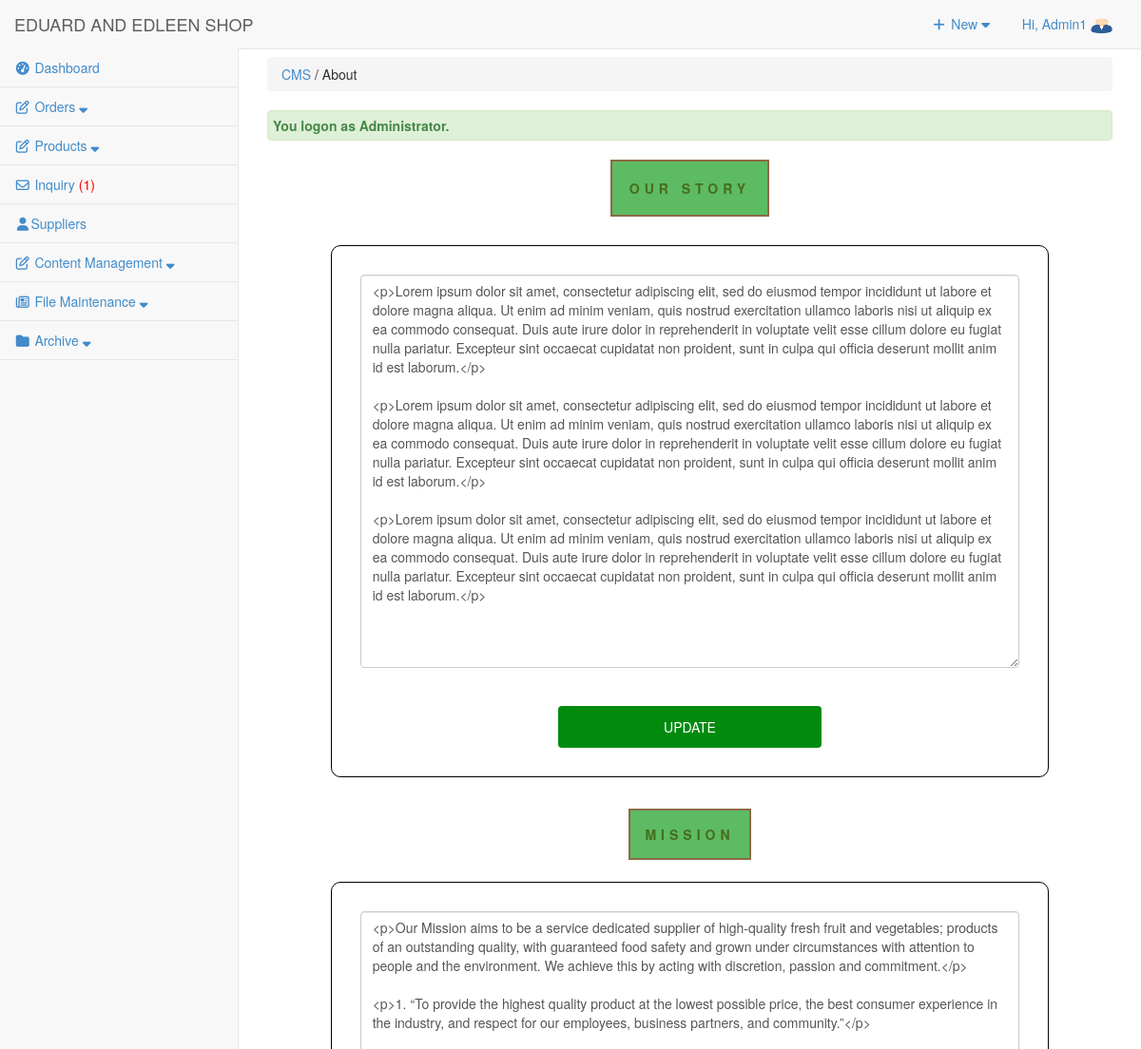
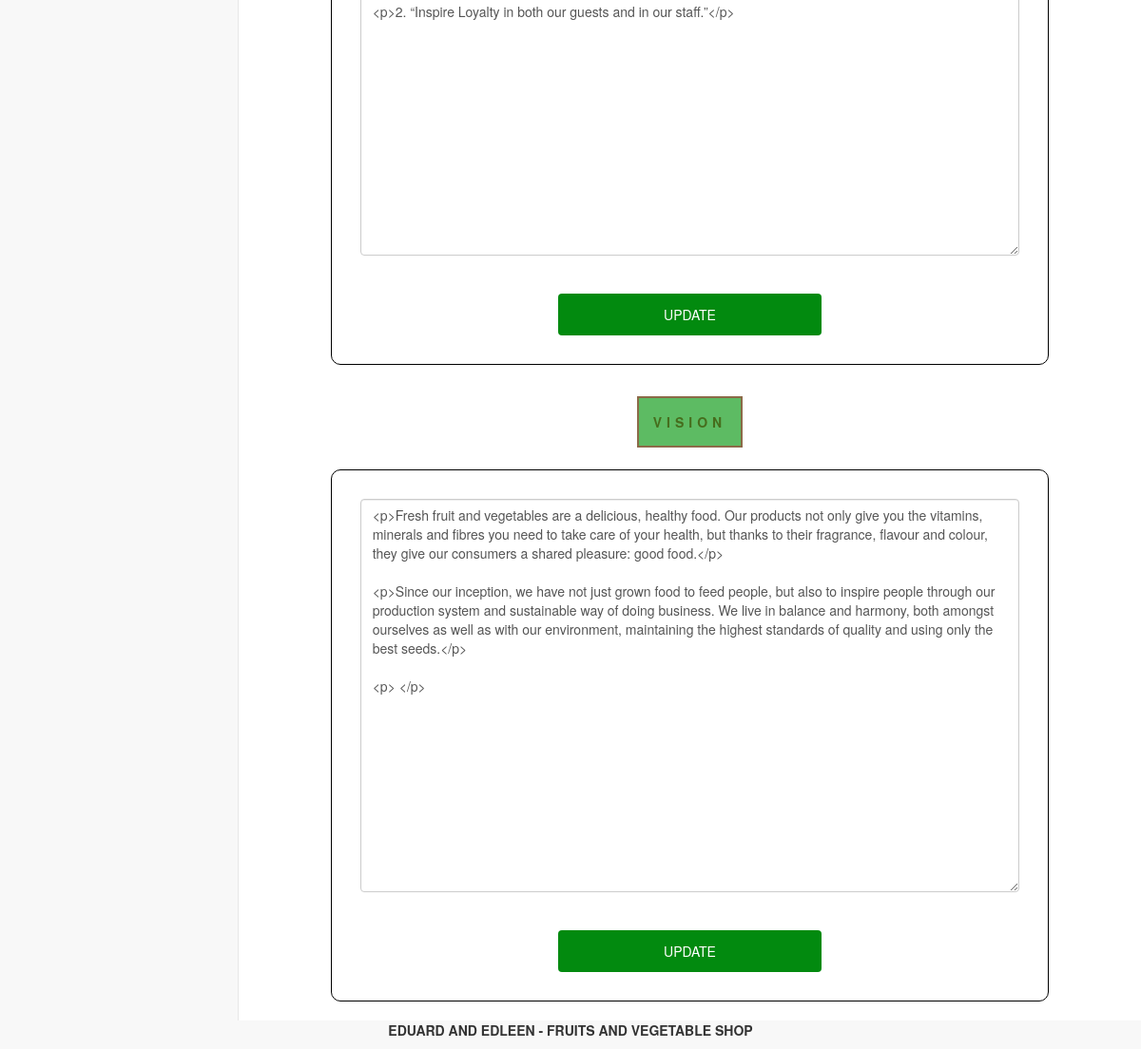
/admin/cms/index.php?view=About (signed in), run on the app's committed database (2 pictures, top to bottom).
### tables this page shows
CREATE TABLE `tbluseraccount` (
  `USERID` int(11) NOT NULL,
  `U_NAME` varchar(122) NOT NULL,
  `U_USERNAME` varchar(122) NOT NULL,
  `U_PASS` varchar(122) NOT NULL,
  `U_ROLE` varchar(30) NOT NULL,
  `USERIMAGE` varchar(255) NOT NULL,
  `U_STATUS` varchar(255) NOT NULL DEFAULT 'Active'
);

CREATE TABLE `tblabout` (
  `CMS_ABOUT_ID` int(11) NOT NULL,
  `CMS_ABOUT_STORY` varchar(1999) NOT NULL,
  `CMS_ABOUT_MISSION` varchar(1999) NOT NULL,
  `CMS_ABOUT_VISION` varchar(1999) NOT NULL,
  `CMS_ABOUT_BUSINESSLOGO` varchar(255) NOT NULL
);

### admin/cms/index.php (called while the page is built, shortened)
<?php
require_once("../../include/initialize.php");
$view = (isset($_GET['view']) && $_GET['view'] != '') ? $_GET['view'] : '';
	$header=$view;
	$title="Content Management";
	switch ($view) {
    case "About" :
        $title = "CMS";
		break;
	}
require_once ("../theme/templates.php");
?>

### include/database.php (called while the page is built, shortened)
<?php
class Database {
	var $sql_string = '';
	private $conn;
	public function open_connection() {
		$this->conn = mysqli_connect(server,user,pass);
		if(!$this->conn){
			echo "Problem in database connection! Contact administrator!";
			exit();
		}else{
			$db_select = mysqli_select_db($this->conn,database_name);
		}
	}
	function setQuery($sql='') {
		$this->sql_string=$sql;
	}
	function executeQuery() {
		$result = mysqli_query($this->conn,$this->sql_string);
		return $result;
	}
	private function confirm_query($result) {
		return $result;
	}
	function loadSingleResult() {
		$cur = $this->executeQuery();
		while ($row = mysqli_fetch_object($cur)) {
		return $data = $row;
		}
	}
	public function num_rows($result_set) {
		return mysqli_num_rows($result_set);
	}
}
$mydb = new Database();
?>

### include/accounts.php (called while the page is built, shortened)
<?php
require_once(LIB_PATH.DS.'database.php');
class User {
	protected static  $tblname = "tbluseraccount";
	function single_user($id=""){
			global $mydb;
			$mydb->setQuery("SELECT * FROM ".self::$tblname."
				Where USERID= '{$id}' LIMIT 1");
			$cur = $mydb->loadSingleResult();
			return $cur;
	}
}
?>

### admin/theme/templates.php (the view, shortened to what this page needs)
<!DOCTYPE html>
<html lang="en">
<head>
<link href="<?php echo web_root; ?>admin/css/bootstrap.min.css" rel="stylesheet">
<link href="<?php echo web_root; ?>admin/css/metisMenu.min.css" rel="stylesheet">
<link href="<?php echo web_root; ?>admin/css/timeline.css" rel="stylesheet">
<link href="<?php echo web_root; ?>admin/css/sb-admin-2.css" rel="stylesheet">
<link href="<?php echo web_root; ?>admin/font/css/font-awesome.min.css" rel="stylesheet" type="text/css">
<link href="<?php echo web_root; ?>admin/font/font-awesome.min.css" rel="stylesheet" type="text/css">
<link href="<?php echo web_root; ?>admin/css/dataTables.bootstrap.css" rel="stylesheet">
<link href="<?php echo web_root; ?>css/bootstrap-datetimepicker.min.css" rel="stylesheet" media="screen">
<link href="<?php echo web_root; ?>css/datepicker.css" rel="stylesheet" media="screen">
<link href="<?php echo web_root; ?>admin/css/costum.css" rel="stylesheet">
<link href="<?php echo web_root; ?>admin/css/ekko-lightbox.css" rel="stylesheet">
</head>
  <?php
    $query = "SELECT * FROM tblsummary WHERE ORDEREDSTATS = 'Pending'";
    $mydb->setQuery($query);
    $query = "SELECT * FROM tblinquiry WHERE INQSTATUS = 'NEW'";
    $mydb->setQuery($query);
    $cur = $mydb->executeQuery();
    $rowscount = $mydb->num_rows($cur);
    $res = isset($rowscount)? $rowscount : 0;
    if($res>0){
    $inquiry = '<span style="color:red;">('.$res.')</span>';
    }else{
        $inquiry = '<span> ('.$res.')</span>';
    }
?>
<body>
   <div id="wrapper">
        <nav class="navbar navbar-default navbar-static-top  " role="navigation" style="margin-bottom: 0">
            <div class="navbar-header">
                 <a class="navbar-brand"  href="<?php echo web_root; ?>admin/index.php" >EDUARD AND EDLEEN SHOP</a>
            </div>
            <ul class="nav navbar-top-links navbar-right">
                 <li class="dropdown">
                    <a class="dropdown-toggle" data-toggle="dropdown" href="#">
                        <i class="fa fa-plus fa-fw"></i> New  <i class="fa fa-caret-down"></i>
                    </a>
                </li>
<?php
 $user = New User();
$singleuser = $user->single_user($_SESSION['USERID']);
?>
                <li class="dropdown">
                    <a class="dropdown-toggle" data-toggle="dropdown" href="#">
                        Hi, <?php echo $_SESSION['U_NAME']; ?> <img title="profile image" width="23px" height="17px" src="<?php echo web_root.'admin/user/'.$singleuser ->USERIMAGE ?>">
                    </a>
                </li>
            </ul>
            <div class="navbar-default sidebar" role="navigation">
                <div class="sidebar-nav navbar-collapse">
                    <ul class="nav" id="side-menu">
                        <li>
                             <a href="<?php echo web_root; ?>admin/dashboard/"><i class="fa fa-tachometer fa-fw"></i>  Dashboard </a>
                        </li>
                        <li class="nav-item">
                            <a class="nav-link" data-toggle="collapse" href="#collapseExample4" aria-expanded="false" aria-controls="collapseExample">
                                <i class="fa fa-pencil-square-o fa-fw"></i><span class="menu-orders"> Orders <i class="fa fa-sort-down"></i></span>
                            </a>
                        </li>
                        <li class="nav-item">
                            <a class="nav-link" data-toggle="collapse" href="#collapseExample5" aria-expanded="false" aria-controls="collapseExample">
                                <i class="fa fa-pencil-square-o fa-fw"></i><span class="menu-title"> Products <i class="fa fa-sort-down"></i></span>
                            </a>
                        </li>
                        <li>
                             <a href="<?php echo web_root; ?>admin/inquiry/" ><i class="fa fa-envelope-o fa-fw"></i>  Inquiry <?php echo $inquiry; ?></a>
                        </li>
                        <li>
                             <a href="<?php echo web_root; ?>admin/supplier/" ><i class="fa fa-user fa-fw"></i>Suppliers</a>
                        </li>
                        <li class="nav-item">
                            <a class="nav-link" data-toggle="collapse" href="#collapseExample1" aria-expanded="false" aria-controls="collapseExample">
                                <i class="fa fa-pencil-square-o fa-fw"></i><span class="menu-title"> Content Management <i class="fa fa-sort-down"></i></span>
                            </a>
                        </li>
                        <li class="nav-item">
                            <a class="nav-link" data-toggle="collapse" href="#collapseExample3" aria-expanded="false" aria-controls="collapseExample">
                                <i class="fa fa-newspaper-o fa-fw"></i><span class="menu-title"> File Maintenance <i class="fa fa-sort-down"></i></span>
                            </a>
                        </li>
                        <?php if ($_SESSION['U_ROLE']=='Administrator') {
                        ?>
                        <li class="nav-item">
                            <a class="nav-link" data-toggle="collapse" href="#collapseExample2" aria-expanded="false" aria-controls="collapseExample">
                                <i class="fa fa-folder fa-fw"></i><span class="menu-title"> Archive <i class="fa fa-sort-down"></i></span>
                            </a>
                        </li>
                 <?php }  ?>
                    </ul>
                </div>
            </div>
        </nav>
  <div id="page-wrapper">
            <div class="row" >
                <div class="col-lg-12">
                    <?php
                    if ($title<>'Dashboard'){
                       echo   '<p class="breadcrumb" style="margin-top: 8px;">
                        <a href="index.php" title="'. $title.'" >'. $title.'</a>
                        '.(isset($header) ? ' / '. $header : '').'  </p>'  ;
                    } ?>
                  <?php require_once $content; ?>
                </div>
            </div>
        </div>
    </div>
</body>
      <footer><p  style="text-align: center;font-weight: bold;"> EDUARD AND EDLEEN - FRUITS AND VEGETABLE SHOP </p></footer>
</html>

### admin/cms/about.php (shortened to what this page needs)
<div class="content_body">
    <br>
    <center>
    	<div><b class="title headtitle">Our Story</b></div>
    	<br>
    	<div class="about">
			<div class="about_body">
            <?php
				  	$query = "SELECT * FROM `tblabout` ";
                    $mydb->setQuery($query);
                    $cur = $mydb->loadSingleResult();
            ?>
			<form action="cmscontroller.php?action=updateaboutus" Method="POST">
				<textarea class="form-control p-input" id="aboutcontent" rows="20" name="aboutcontent" ><?php echo $cur->CMS_ABOUT_STORY;?></textarea>
					<br><br>
		    <input type= 'submit' name='ourstorysave' value= 'UPDATE' class="btn_style">
			</div>
		</div>
		<br>
		 	<div class="about">
		 		<div><b class="title headtitle">Mission</b></div>
				<br><br>
			<div class="about_body">
			<form action="cmscontroller.php?action=updatemission" method='POST'>
				<textarea class="form-control p-input" id="aboutmission" rows="20" name="aboutmission" ><?php echo $cur->CMS_ABOUT_MISSION;?></textarea>
					<br><br>
		<input type= 'submit' name='updtmissionbtn' value= 'UPDATE' class="btn_style">
			</div>
		</div>
			<br>
		 	<div class="about">
				<div><b class="title headtitle">Vision</b></div>
				<br><br>
			<div class="about_body">
			<form action="cmscontroller.php?action=updatevision" method='POST'>
				<textarea class="form-control p-input" id="aboutvision" rows="20" name="aboutvision" ><?php echo $cur->CMS_ABOUT_VISION; ?></textarea>
					<br><br>
		<input type= 'submit' name='updtvisionbtn' value= 'UPDATE' class="btn_style">
			</div>
		</div>
	</center>
</div>
<br>

### admin/css/sb-admin-2.css (style rules this page uses)
body { background-color: #f8f8f8; }
#wrapper { width: 100%; }
#page-wrapper { padding: 0 15px; min-height: 568px; background-color: #fff; }
@media (min-width:768px) { #page-wrapper { position: inherit; margin: 0 0 0 250px; padding: 0 30px; border-left: 1px solid #e7e7e7; } }
.navbar-top-links { margin-right: 0; }
.navbar-top-links li { display: inline-block; }
.navbar-top-links li:last-child { margin-right: 15px; }
.navbar-top-links li a { padding: 15px; min-height: 50px; }
.sidebar .sidebar-nav.navbar-collapse { padding-right: 0; padding-left: 0; }
.sidebar ul li { border-bottom: 1px solid #e7e7e7; }
@media (min-width:768px) { .sidebar { z-index: 1; position: absolute; width: 250px; margin-top: 51px; } }

### admin/cms/about.php (style rules this page uses)
.about { margin: 30px 50px 0px 50px; width: 85%; }
.about_body { border-radius: 10px; border: 1px solid black; background-color: white; padding:30px; }
.btn_style { background-color: #028A0F !important; color: white; padding: 12px 20px; border: none; border-radius: 4px; cursor: pointer; width: 40%; }
.title { letter-spacing: 5px; color: #466D1D; text-align: center; text-transform: uppercase; }
.headtitle { background: #5DBB63; width: 50%; padding: 2%; border: 2px solid #8C6A48; }

### data on the page
tbluseraccount: USERIMAGE (picture)
tblabout: aboutcontent "<p>Lorem ipsum dolor sit amet, consectetur adipiscing elit, sed do eiusmod tempor incididunt ut labore et dolore magna aliqua. Ut enim ad minim veniam, quis nostrud exercitation ullamco laboris nisi ut aliquip ex ea commodo consequat. Duis aute irure dolor in reprehenderit in voluptate velit esse cillum dolore eu fugiat nulla pariatur. Excepteur sint occaecat cupidatat non proident, sunt in culpa qui officia deserunt mollit anim id est laborum.</p> <p>Lorem ipsum dolor sit amet, consectetur adipiscing elit, sed do eiusmod tempor incididunt ut labore et dolore magna aliqua. Ut enim ad minim veniam, quis nostrud exercitation ullamco laboris nisi ut aliquip ex ea commodo consequat. Duis aute…", aboutmission "<p>Our Mission aims to be a service dedicated supplier of high-quality fresh fruit and vegetables; products of an outstanding quality, with guaranteed food safety and grown under circumstances with attention to people and the environment. We achieve this by acting with discretion, passion and commitment.</p> <p>1. “To provide the highest quality product at the lowest possible price, the best consumer experience in the industry, and respect for our employees, business partners, and community.”</p> <p>2. “Inspire Loyalty in both our guests and in our staff.”</p>", aboutvision "<p>Fresh fruit and vegetables are a delicious, healthy food. Our products not only give you the vitamins, minerals and fibres you need to take care of your health, but thanks to their fragrance, flavour and colour, they give our consumers a shared pleasure: good food.</p> <p>Since our inception, we have not just grown food to feed people, but also to inspire people through our production system and sustainable way of doing business. We live in balance and harmony, both amongst ourselves as well as with our environment, maintaining the highest standards of quality and using only the best seeds.</p> <p> </p>"

### other printed values
$_SESSION['U_NAME'] "Admin1"
$res "1"
$title "CMS"
$header "About"
$_SESSION['message'] "You logon as Administrator."
